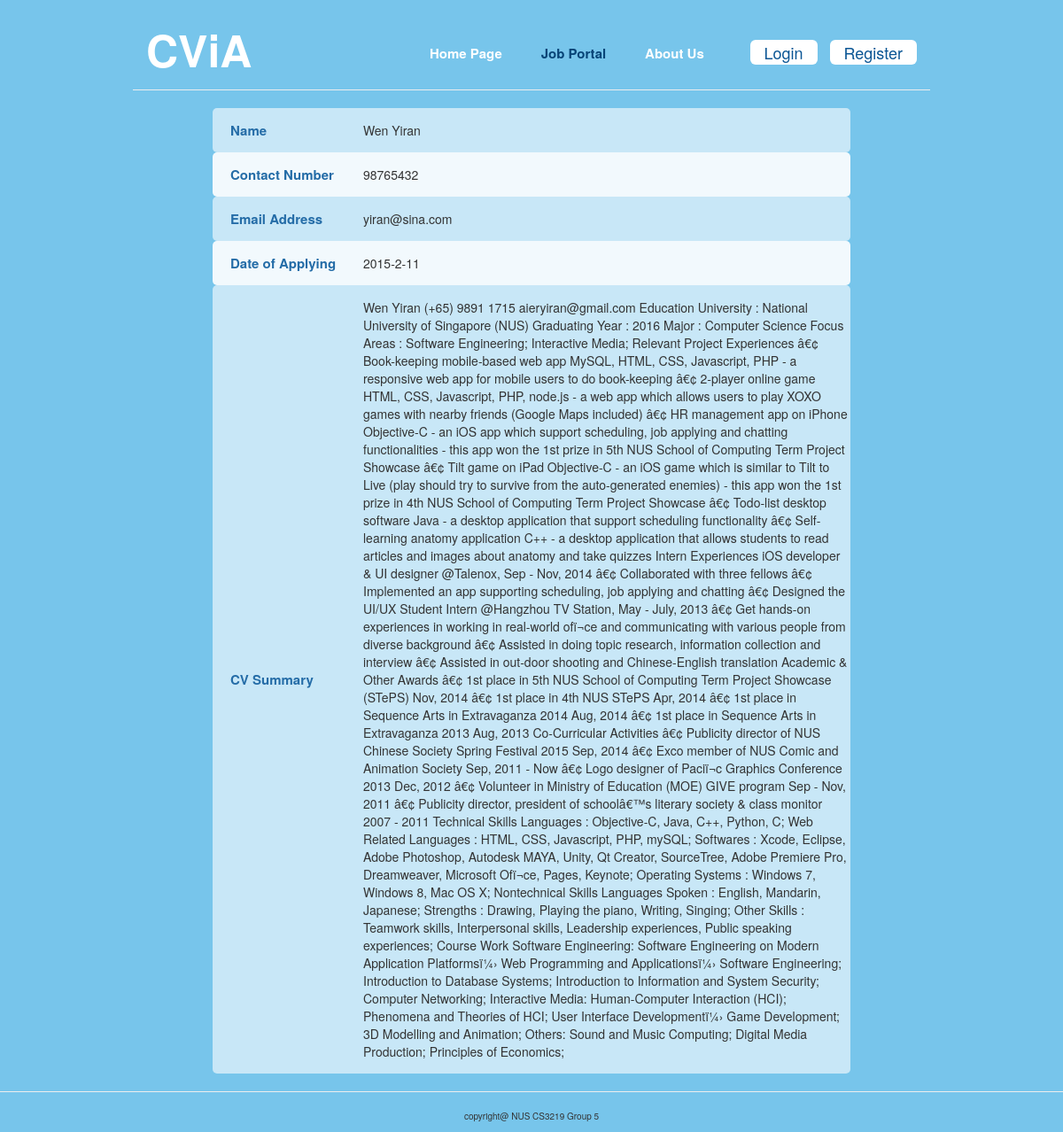
The app's page /view/cvPage.php?cv_id=1 with its own data.
### tables this page shows
CREATE TABLE `cv` (
`cv_id` int(10) NOT NULL,
  `cv_job_id` int(11) NOT NULL,
  `cv_keyword` varchar(255) DEFAULT NULL,
  `cv_name` varchar(255) NOT NULL,
  `cv_phone` varchar(32) DEFAULT NULL,
  `cv_email` varchar(64) DEFAULT NULL,
  `cv_description` longtext NOT NULL,
  `cv_grade` float NOT NULL
);

### includes/config.php (called while the page is built, shortened)
<?php
try {
	$db = new PDO("mysql:host=".DBHOST.";port=3306;dbname=".DBNAME, DBUSER, DBPASS);
	$db->setAttribute(PDO::ATTR_ERRMODE, PDO::ERRMODE_EXCEPTION);
} catch(PDOException $e) {
    echo '<p class="bg-danger">'.$e->getMessage().'</p>';
    exit;
}
$user = new User($db);
?>

### view/cvPage.php (the view, shortened to what this page needs)
<!DOCTYPE html>
<html lang="en">
  <head>
    <link href="css/bootstrap.min.css" rel="stylesheet">
    <link href="css/indexcss.css" rel="stylesheet">
  </head>
  <body>
    <?php
      require_once('../controller/processAction.php');
      $peopleID = $_GET["cv_id"];
      $tableName = 'CV';
      $sql = "SELECT * FROM ".$tableName." WHERE cv_id = ".$peopleID;
      $cvResult = mysql_query($sql);
      $row = mysql_fetch_assoc($cvResult);
    ?>
    <div id="wrapper">
      <div class="header">
        <div class="logoSection span_4 column">
          <p id="bigHeading">CViA</p>
        </div>
        <div class="tabSection span_8 column">
          <div class="tabs">
            <a href="index.php">Home Page</a>
            <a href="jobPortal.php" style="color:rgb(7, 68, 119);">Job Portal</a>
            <a href="aboutUs.php">About Us</a>
          </div>
          <div class="buttons">
            <?php
              if ($user->is_logged_in()){
                echo "<button id=\"LogoutButton\" type=\"button\" class=\"btn btn-default btn-lg\">Logout</button>";
              } else {
                echo "<button id=\"LoginButton\" type=\"button\" class=\"btn btn-default btn-lg\">Login</button>
                      <button id=\"RegisterButton\" type=\"button\" class=\"btn btn-default btn-lg\">Register</button>";
              }
            ?>
          </div>
        </div>
      </div>
      <hr>
      <div class="jobDescriptionPane">
        <table class="jobDescriptionTable">
          <tr class="oddLine">
            <td class="jtLabel">Name</td>
            <td><?php echo $row["cv_name"]?></td>
          </tr>
          <tr class="evenLine">
            <td class="jtLabel">Contact Number</td>
            <td><?php echo $row["cv_phone"]?></td>
          </tr>
          <tr class="oddLine">
            <td class="jtLabel">Email Address</td>
            <td><?php echo $row["cv_email"] ?></td>
          </tr>
          <tr class="evenLine">
            <td class="jtLabel">Date of Applying</td>
            <td>2015-2-11</td>
          </tr>
          <tr class="oddLine">
            <td class="jtLabel">CV Summary</td>
            <td class="jtDescription"><?php echo $row["cv_description"]?></td>
          </tr>
        </table>
      </div>
    </div>
    <hr>
    <footer>
    <p>copyright@ NUS CS3219 Group 5</p>
  </footer>
  </body>
</html>

### view/css/indexcss.css (style rules this page uses)
body { background-color: rgb(119, 197,235); text-align: center; }
footer { font-size: 10px; }
#bigHeading { font-size: 50px; font-weight: bold; }
#wrapper { width: 70%; min-width: 900px; margin: 0 auto; }
hr { color: white; width: 100%; }
.header { padding-top: 20px; padding-bottom: 10px; width: 100%; vertical-align: middle; }
.logoSection { text-align: left; vertical-align: top; height: 100%; color: white; }
.column { float: left; padding: 0 15px; }
.span_4 { width: 33.3333%; }
.span_8 { width: 66.6667%; }
.tabSection a { padding-left: 10px; padding-right: 10px; padding-top: 10px; padding-bottom: 10px; margin-left: 10px; margin-right: 10px; color: white; font-size: 15px; font-weight: bold; -moz-border-radius: 4px; -webkit-border-radius: 4px; border-radius: 4px; }
.buttons { margin-top: 25px; text-align: right; }
#LoginButton, #RegisterButton, .UploadCVButton, #checkRankingButton, .ViewCVButton, #phpCVForm, #searchJobButton { margin-left: 10px; border: none; color: rgb(10, 85, 148); padding-top: 2px; padding-bottom: 2px; }
.tabs { padding-top: 30px; height: 69px; float: left; margin: 0 auto; }
.oddLine { background-color: rgba(255, 255, 255, 0.6); }
.evenLine { background-color: rgba(255, 255, 255, 0.9); }
.jobTable tr td:first-child, .jobDescriptionTable tr td:first-child { -moz-border-radius-topleft: 5px; -moz-border-radius-bottomleft: 5px; -webkit-border-top-left-radius: 5px; -webkit-border-bottom-left-radius: 5px; }
.jobTable tr td:last-child, .jobDescriptionTable tr td:last-child { -moz-border-radius-topright: 5px; -moz-border-radius-bottomright: 5px; -webkit-border-top-right-radius: 5px; -webkit-border-bottom-right-radius: 5px; }
.jobDescriptionTable { width: 80%; margin: 0 auto; text-align: left; }
.jobDescriptionTable tr { height: 50px; }
.jtLabel { color: rgb(36, 108, 167); font-weight: bold; font-size: 15px; width: 170px; padding-left: 20px; }
.jtDescription { padding-top: 15px; padding-bottom: 15px; }

### records on screen
cv: cv_name "Wen Yiran", cv_phone "98765432", cv_email "yiran@sina.com", cv_description "Wen Yiran (+65) 9891 1715 aieryiran@gmail.com Education University : National University of Singapore (NUS) Graduating Year : 2016 Major : Computer Science Focus Areas : Software Engineering; Interactive Media; Relevant Project Experiences â€¢ Book-keeping mobile-based web app MySQL, HTML, CSS, Javascript, PHP - a responsive web app for mobile users to do book-keeping â€¢ 2-player online game HTML, CSS, Javascript, PHP, node.js - a web app which allows users to play XOXO games with nearby friends (Google Maps included) â€¢ HR management app on iPhone Objective-C - an iOS app which support scheduling, job applying and chatting functionalities - this app won the 1st prize in 5th NUS School of…"
